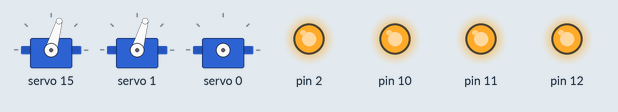
Simulated run of this sketch. Board: Arduino Uno, built with avr-gcc and run on an emulated ATmega328P. Shown: 3 × servo, output pins drawn as LEDs (lit = HIGH).

Above: at 0.1 s.
At 2.1 s:
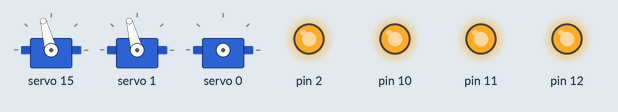
At 3.1 s:
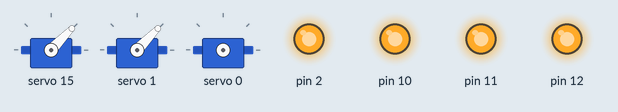
At 15.2 s:
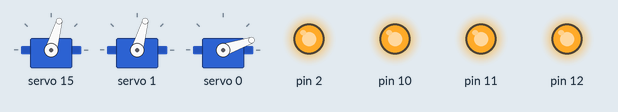
At 17.2 s:
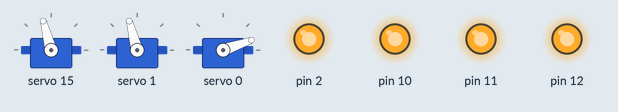
At 33.4 s:
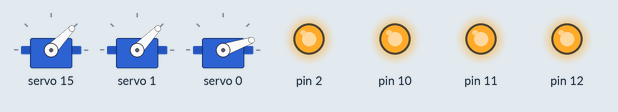
Timing chart, 0 to 40.0 s (numbered marks = the images above):
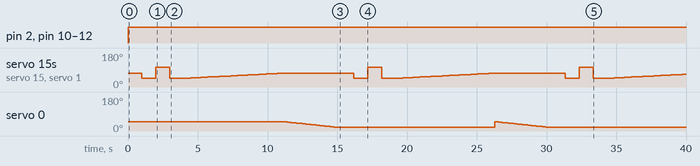

Measured:
- by itself, pin 2, pin 10–12: LOW → HIGH at 0.00 s
- by itself, servo 0: 50° → 49° at 11.2 s, → 48° 0.15 s later, → 47° 0.10 s later, → 46° 0.15 s later, … (63 changes in this stretch)

The sketch:

sketch_pennywise_servo2.ino
```cpp
#include <Wire.h>
#include <Adafruit_PWMServoDriver.h>

Adafruit_PWMServoDriver pwm = Adafruit_PWMServoDriver();

uint8_t servonum = 0;
uint8_t eyecounter = 0;
uint8_t headcounter = 0;

#define EYE_SERVO_MIN 200
#define EYE_SERVO_MAX 400

void setup() {
  pinMode(2, OUTPUT);
  pinMode(10, OUTPUT);
  pinMode(11, OUTPUT);
  pinMode(12, OUTPUT);

  Serial.begin(9600);
  pwm.begin();
  pwm.setPWMFreq(60);
}

void loop() {
  for( int loopcounter = 0; loopcounter <= 1; loopcounter++ ) {
    // LEFT EYE = I2C 15
    // RIGHT EYE = I2C 1
    // HEAD = I2C 0

    // EYES CENTER = ~320
    // EYES LEFT = 250
    // EYES RIGHT = 400

//    for( int angle = 0; angle < 181; angle++ ){
//      angleToPulse(angle);
//      pwm.setPWM(15, 0, angleToPulse(90));
//    }

    // LED Eyes, interior=yellow, exterior=white
    digitalWrite(2, HIGH);
    digitalWrite(10, HIGH);
    digitalWrite(11, HIGH);
    digitalWrite(12, HIGH);

    // Eye and head movement
    for(eyecounter; eyecounter <= 4; eyecounter++){
      // left eye
      pwm.setPWM(15, 0, 320);
      // right eye
      pwm.setPWM(1, 0, 320);
      delay(1000);
          // left eye look left
      pwm.setPWM(15, 0, 250);
          // right eye look left
      pwm.setPWM(1, 0, 250);
      delay(1000);
          // left eye look right
      pwm.setPWM(15, 0, 400);
          // right eye look right
      pwm.setPWM(1, 0, 400);
      delay(1000);
          // left eye look left
      pwm.setPWM(15, 0, 250);
          // right eye look left
      pwm.setPWM(1, 0, 250);
      delay(1000);
      // sweep eyes left to middle slowly
      for(uint16_t pulselen = 250; pulselen < 320; pulselen++){
            // move left eye
        pwm.setPWM(15, 0, pulselen);
            // move right eye
        pwm.setPWM(1, 0, pulselen);
        delay(100);
      }
      // sweep head from middle to right
      for(uint16_t headlen = 260; headlen > 180; headlen--){
            // move head
        pwm.setPWM(0, 0, headlen);
        delay(50);
      }
//      delay(2000);
//      int left = 250;
//      int middle = 320;
//      int right = 400;
//      for(uint16_t pulselen = left; pulselen < right; pulselen++){
//        pwm.setPWM(0, 0, pulselen);
//        delay(200);
//          pwm.setPWM(15, 0, 200);
//          pwm.setPWM(1, 0, 200);
//      }
//      delay(1000);
//      pwm.setPWM(15, 0, 250);
//      pwm.setPWM(1, 0, 250);
    }
  }
  //angleToPulse(0);
  pwm.setPWM(0, 0, 240);
  pwm.setPWM(15, 0, 320);
  pwm.setPWM(1, 0, 320);
  exit(0);
}

// angle to pulse conversion function
int angleToPulse(int ang){
  int pulse = map(ang, 0, 180, EYE_SERVO_MIN, EYE_SERVO_MAX);
  return(pulse);
}
```
